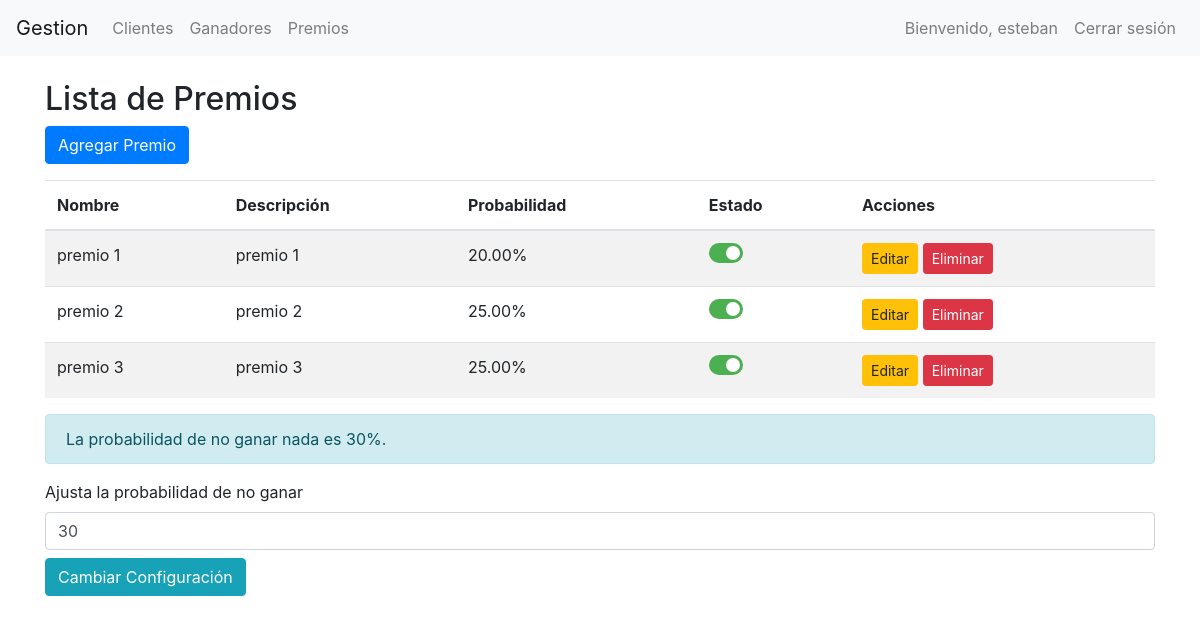
/ruleta/premios/ (signed in), run on an earlier commit of the app's database.
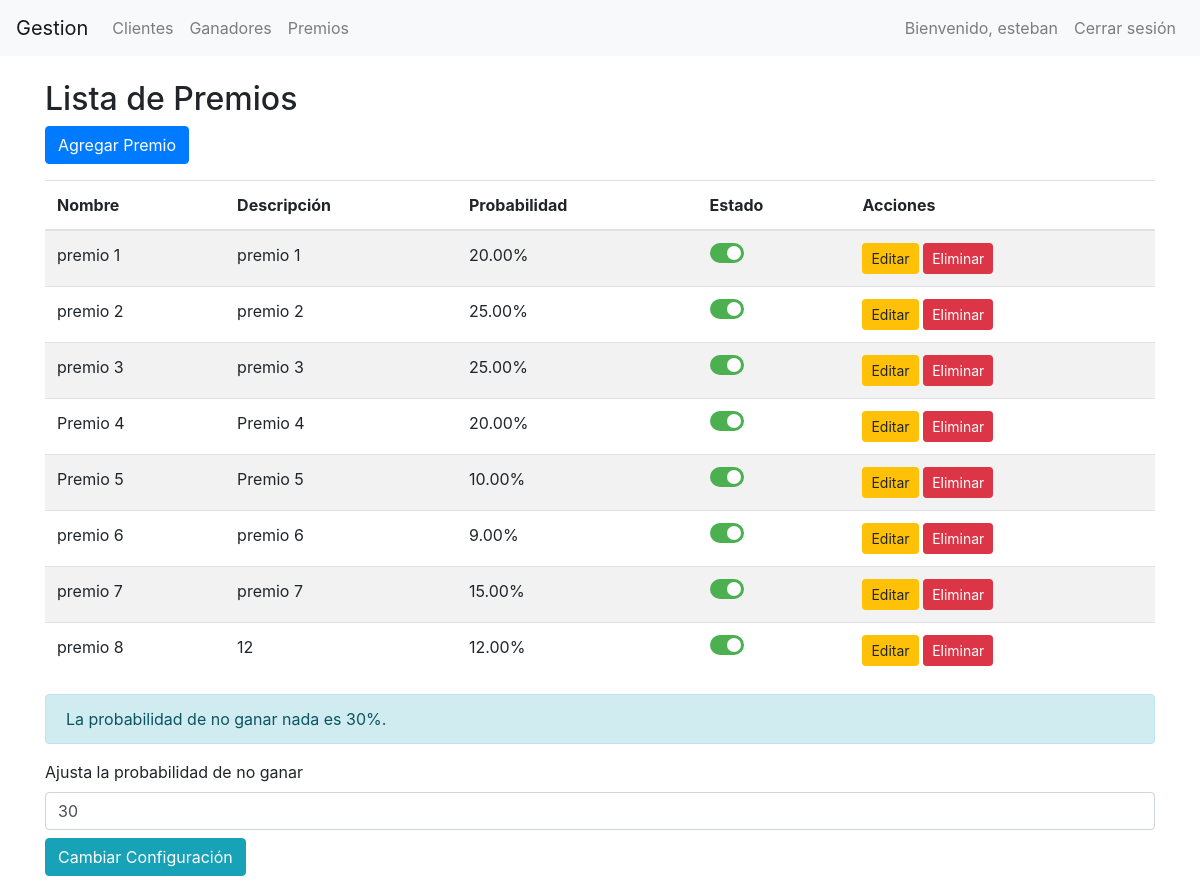
And on a later commit of the database.
### ruleta/models.py (models this page shows, shortened)
class Premio(models.Model):
    nombre = models.CharField(max_length=100)
    descripcion = models.TextField()
    probabilidad = models.FloatField()
    activo = models.BooleanField(default=True)
    color = models.CharField(max_length=7, default="#ffffff")

### ruleta/views.py (the view)
# urls.py: path('premios/', views.PremioListView.as_view(), name='premio_list'),
class PremioListView(LoginRequiredMixin, AdminRequiredMixin, ListView):
    model = Premio
    template_name = 'ruleta/premios_list.html'
    context_object_name = 'premios'
    def get_context_data(self, **kwargs):
        context = super().get_context_data(**kwargs)
        context['probabilidad_actual'] = Configuracion.objects.first().probabilidad_no_ganar if Configuracion.objects.exists() else 30
        return context

### ruleta/views.py (called while the page is built)
    def test_func(self):
        return self.request.user.is_staff or self.request.user.is_superuser

### ruleta/templates/ruleta/premio_list.html (shortened to what this page needs)
{% extends "base.html" %}
{% block content %}
  <h2>Lista de Premios</h2>
  <a href="{% url 'premio_create' %}" class="btn btn-primary mb-3">Agregar Premio</a>
  <table class="table table-striped">
    <thead>
      <tr>
        <th>Nombre</th>
        <th>Descripción</th>
        <th>Probabilidad</th>
        <th>Estado</th>
        <th>Acciones</th>
      </tr>
    </thead>
    <tbody>
      {% for premio in premios %}
        <tr>
          <td>{{ premio.nombre }}</td>
          <td>{{ premio.descripcion }}</td>
          <td>{{ premio.probabilidad|floatformat:2 }}%</td>
          <td>
            <label class="switch">
              <span class="slider round"></span>
            </label>
          </td>
          <td>
            <a href="{% url 'premio_update' premio.pk %}" class="btn btn-warning btn-sm">Editar</a>
            <a href="{% url 'premio_delete' premio.pk %}" class="btn btn-danger btn-sm">Eliminar</a>
          </td>
        </tr>
      {% endfor %}
    </tbody>
  </table>
  <div class="alert alert-info" role="alert">
    La probabilidad de no ganar nada es {{ probabilidad_actual }}%.
  </div>
  <form method="post" action="{% url 'actualizar_probabilidad' %}" class="mb-3">
    <label for="probabilidad_no_ganar">Ajusta la probabilidad de no ganar</label>
    <input type="number" class="form-control mb-2" id="probabilidad_no_ganar" name="probabilidad_no_ganar" step="0.01" value="{{ probabilidad_actual }}">
    <button type="submit" class="btn btn-info">Cambiar Configuración</button>
  </form>
{% endblock %}

### ruleta/templates/base.html (shortened to what this page needs)
<!DOCTYPE html>
<html lang="en">
<head>
    <link rel="stylesheet" href="https://maxcdn.bootstrapcdn.com/bootstrap/4.5.2/css/bootstrap.min.css">
</head>
<body>
    <nav class="navbar navbar-expand-lg navbar-light bg-light">
        <a class="navbar-brand" href="{% url 'admin_main' %}">Gestion</a>
        <div class="collapse navbar-collapse" id="navbarNav">
            <ul class="navbar-nav mr-auto">
                <li class="nav-item">
                    <a class="nav-link" href="{% url 'cliente_list' %}">Clientes</a>
                </li>
                <li class="nav-item">
                    <a class="nav-link" href="{% url 'ganador_list' %}">Ganadores</a>
                </li>
                <li class="nav-item">
                    <a class="nav-link" href="{% url 'premio_list' %}">Premios</a>
                </li>
            </ul>
            <ul class="navbar-nav ml-auto">
                {% if user.is_authenticated %}
                    <li class="nav-item">
                        <span class="nav-link">Bienvenido, {{ user.username }}</span>
                    </li>
                    <li class="nav-item">
                        <form method="post" action="{% url 'logout' %}">
                            <button type="submit" class="btn btn-outline-danger nav-link" style="border: none;">Cerrar sesión</button>
                        </form>
                    </li>
                {% else %}
                    <li class="nav-item">
                        <a class="nav-link btn btn-outline-primary" href="{% url 'login' %}">Iniciar sesión</a>
                    </li>
                {% endif %}
            </ul>
        </div>
    </nav>
    <div class="container mt-4">
        {% block content %}
        {% endblock %}
    </div>
</body>
</html>

### ruleta/templates/ruleta/premio_list.html (style rules this page uses)
.switch { position: relative; display: inline-block; width: 34px; height: 20px; }
.slider { position: absolute; cursor: pointer; top: 0; left: 0; right: 0; bottom: 0; background-color: #ccc; transition: .4s; border-radius: 34px; }
.slider:before { position: absolute; content: ""; height: 14px; width: 14px; left: 3px; bottom: 3px; background-color: white; transition: .4s; border-radius: 50%; }
input:checked + .slider { background-color: #4CAF50; }
input:checked + .slider:before { transform: translateX(14px); }
.slider.round { border-radius: 34px; }
.slider.round:before { border-radius: 50%; }

What changed in the data, as far as the page shows it:
added Premio: nombre "Premio 4", descripcion "Premio 4", probabilidad "20.00"
added Premio: nombre "Premio 5", descripcion "Premio 5", probabilidad "10.00"
added Premio: nombre "premio 6", descripcion "premio 6", probabilidad "9.00"
added Premio: nombre "premio 7", descripcion "premio 7", probabilidad "15.00"
added Premio: nombre "premio 8", descripcion "12", probabilidad "12.00"
